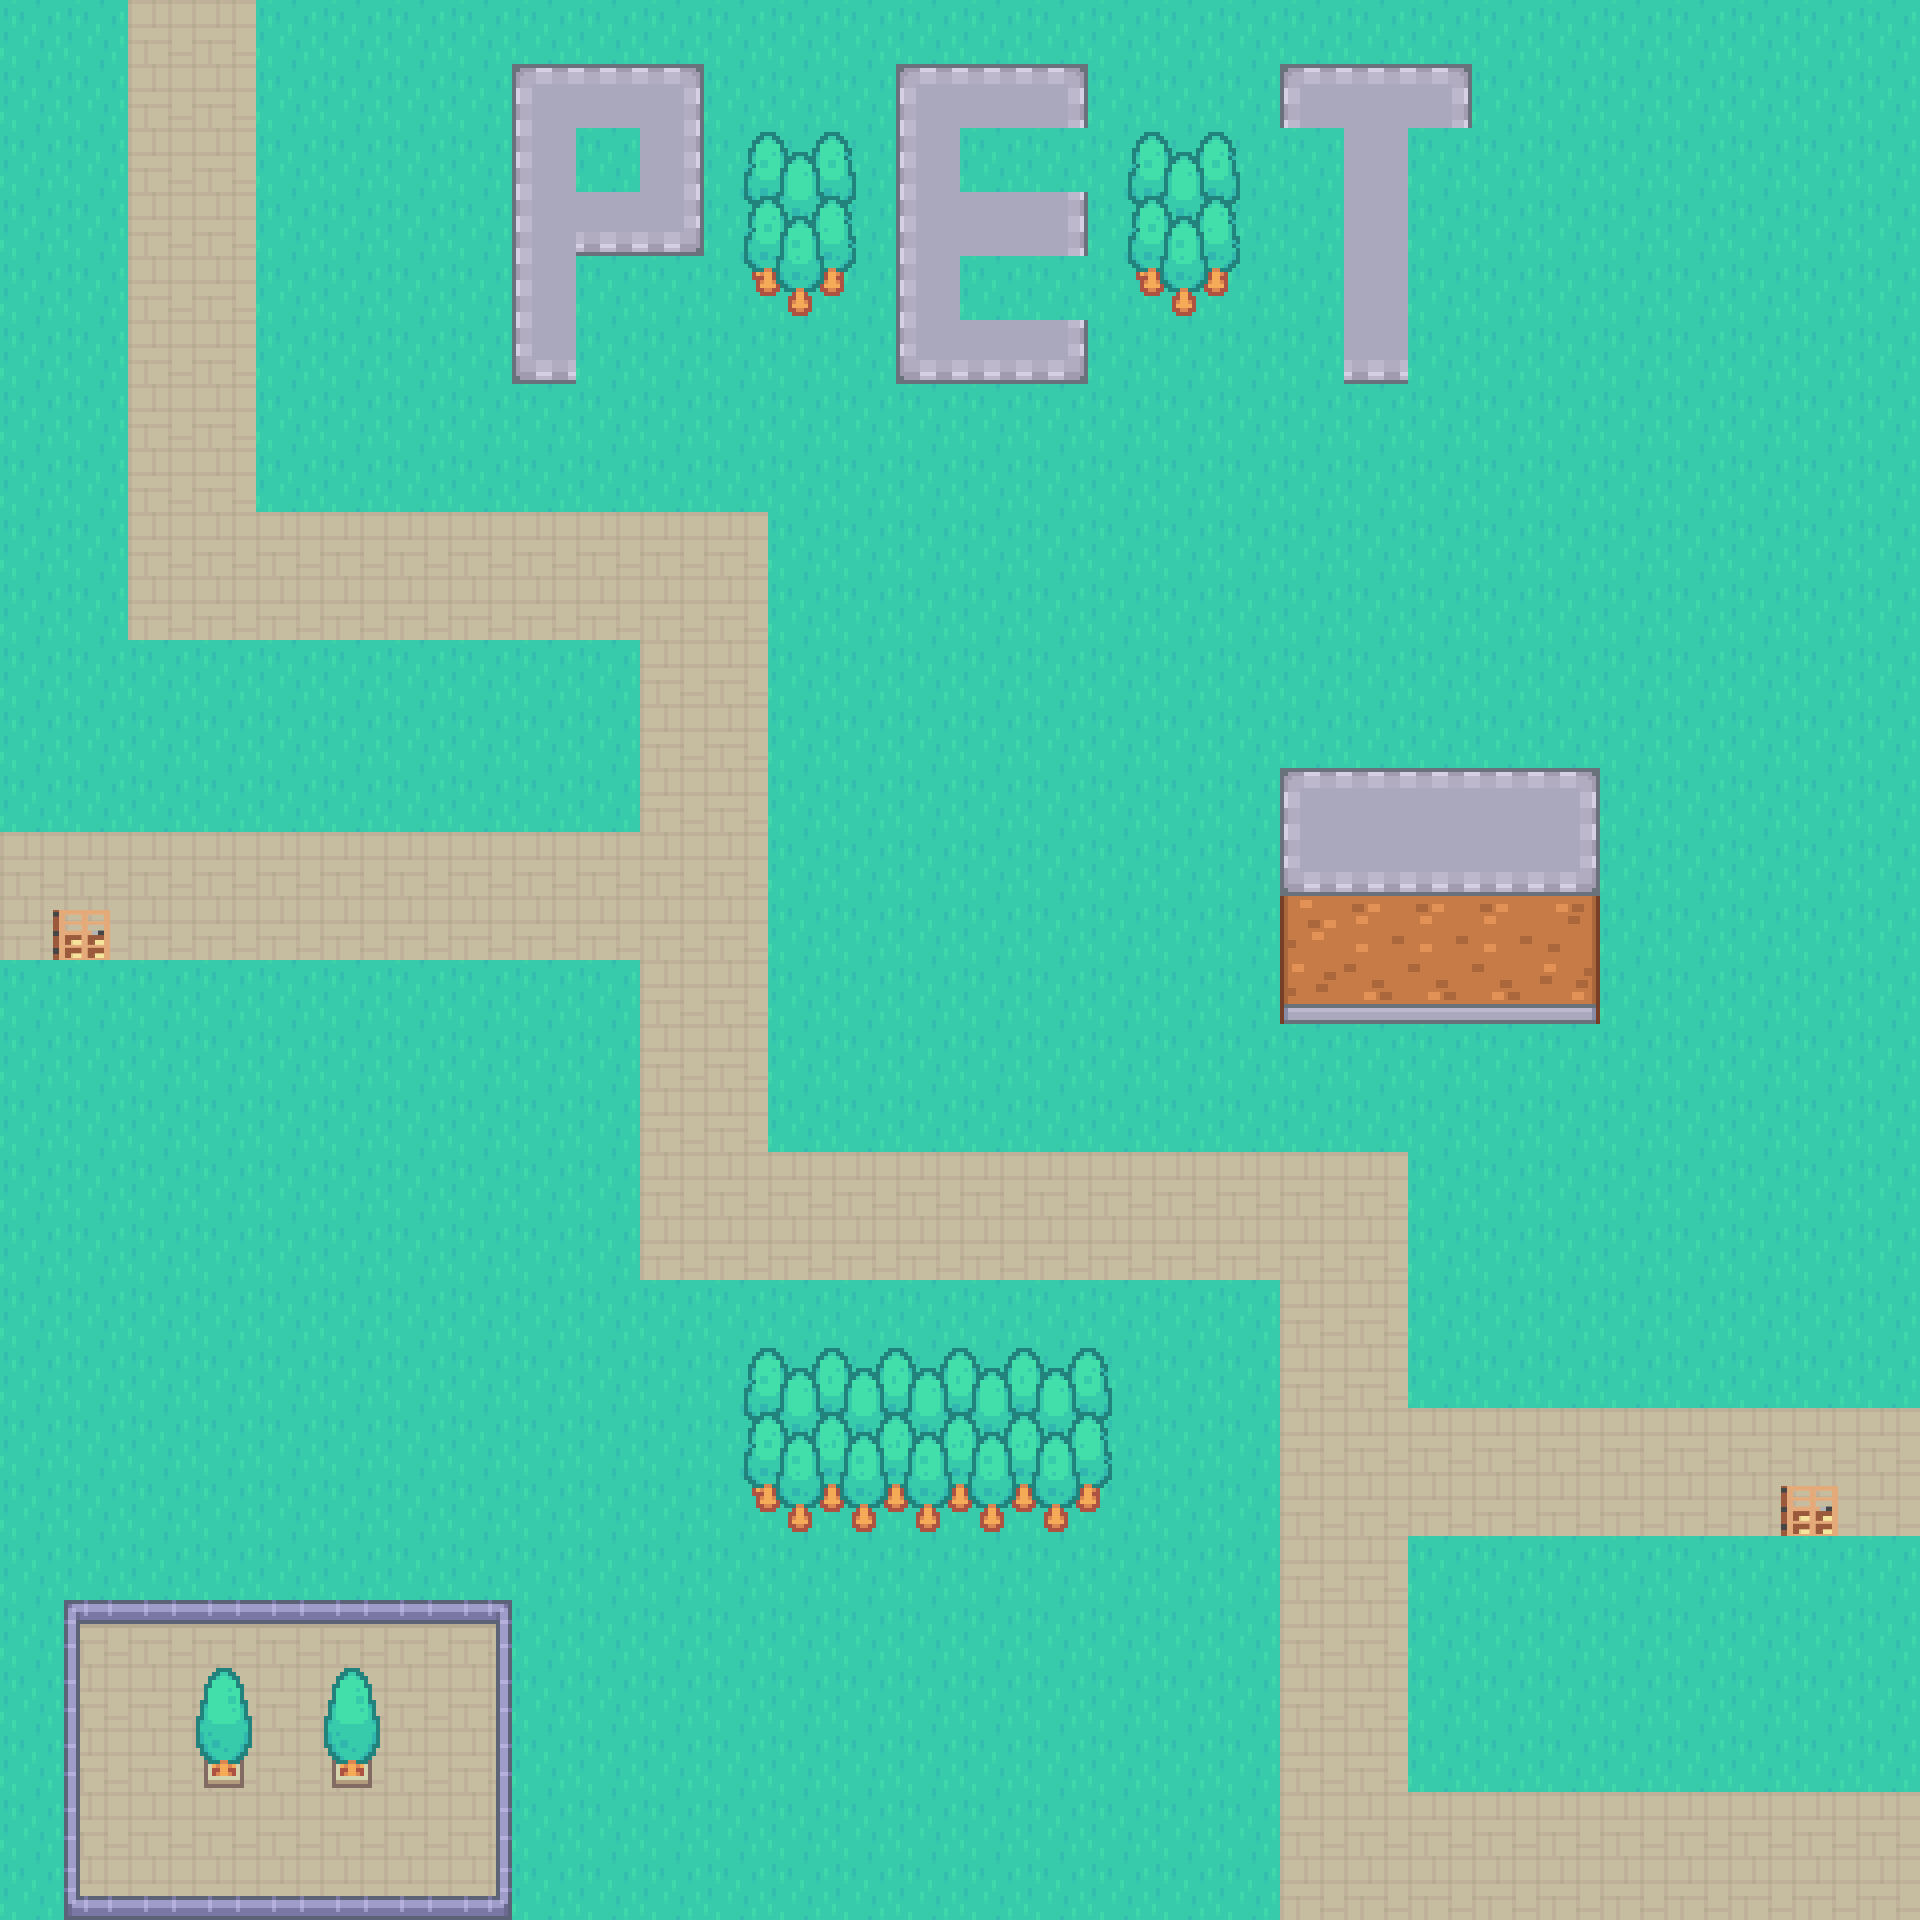

A level layout from a 2D game, rendered from its tile map. Below: a short description, then the map file with tile-grid data replaced by summaries:
An orthogonal 30x30 tile map with 64x64 px tiles, 2 tile layers (Ground, Trees), 4 tilesets and 31 objects.

<map version="1.10" tiledversion="1.11.0" orientation="orthogonal" renderorder="right-down" width="30" height="30" tilewidth="64" tileheight="64" infinite="0" nextlayerid="8" nextobjectid="53">
 <editorsettings>
  <export target="../maps/testMap.lua" format="lua" />
 </editorsettings>
 <tileset firstgid="1" name="test-tiled" tilewidth="64" tileheight="64" tilecount="54" columns="9">
  <image source="../maps/tileset.png" width="576" height="384" />
 </tileset>
 <tileset firstgid="55" name="tileset" tilewidth="64" tileheight="64" tilecount="54" columns="9">
  <image source="../maps/tileset.png" width="576" height="384" />
 </tileset>
 <tileset firstgid="109" name="door" tilewidth="64" tileheight="64" tilecount="2" columns="2">
  <image source="../maps/door.png" width="156" height="89" />
 </tileset>
 <tileset firstgid="111" name="door1" tilewidth="64" tileheight="64" tilecount="2" columns="2">
  <image source="../maps/door1.png" width="156" height="89" />
 </tileset>
 <layer id="1" name="Ground" width="30" height="30">
  <data>[900 cells, 900 non-empty, 19 distinct tile ids]</data>
 </layer>
 <layer id="2" name="Trees" width="30" height="30">
  <data>[900 cells, 121 non-empty, 26 distinct tile ids]</data>
 </layer>
 <objectgroup id="3" name="Walls">
  <object id="5" x="1280" y="768" width="320" height="256" />
  <object id="6" x="64" y="1600" width="448" height="320" />
  <object id="9" x="512" y="64" width="64" height="320" />
  <object id="10" x="576" y="192" width="128" height="64" />
  <object id="11" x="640" y="64" width="64" height="128" />
  <object id="12" x="576" y="64" width="64" height="64" />
  <object id="13" x="896" y="64" width="64" height="320" />
  <object id="14" x="960" y="320" width="128" height="64" />
  <object id="15" x="960" y="192" width="128" height="64" />
  <object id="17" x="960" y="64" width="128" height="64" />
  <object id="18" x="1280" y="64" width="192" height="64" />
  <object id="19" x="1344" y="128" width="64" height="256" />
  <object id="22" x="746" y="1347" width="44" height="166">
   <ellipse />
  </object>
  <object id="23" x="1066" y="1350" width="44" height="166">
   <ellipse />
  </object>
  <object id="28" x="1123.33" y="133" width="44" height="166">
   <ellipse />
  </object>
  <object id="29" x="1199.33" y="134.333" width="44" height="166">
   <ellipse />
  </object>
  <object id="30" x="738" y="130.333" width="44" height="166">
   <ellipse />
  </object>
  <object id="31" x="815.333" y="131.667" width="44" height="166">
   <ellipse />
  </object>
  <object id="32" x="776.667" y="150.333" width="44" height="166">
   <ellipse />
  </object>
  <object id="33" x="1162" y="152.333" width="44" height="166">
   <ellipse />
  </object>
  <object id="34" x="809" y="1345" width="44" height="166">
   <ellipse />
  </object>
  <object id="35" x="938" y="1344" width="44" height="166">
   <ellipse />
  </object>
  <object id="36" x="875" y="1342" width="44" height="166">
   <ellipse />
  </object>
  <object id="37" x="1002" y="1345" width="44" height="166">
   <ellipse />
  </object>
  <object id="38" x="1035" y="1368" width="44" height="166">
   <ellipse />
  </object>
  <object id="39" x="969" y="1366" width="44" height="166">
   <ellipse />
  </object>
  <object id="40" x="905" y="1367" width="44" height="166">
   <ellipse />
  </object>
  <object id="41" x="841" y="1366" width="44" height="166">
   <ellipse />
  </object>
  <object id="42" x="778" y="1368" width="44" height="166">
   <ellipse />
  </object>
  <object id="50" x="64" y="896" width="64" height="64" />
  <object id="51" x="1792" y="1472" width="64" height="64" />
 </objectgroup>
</map>
